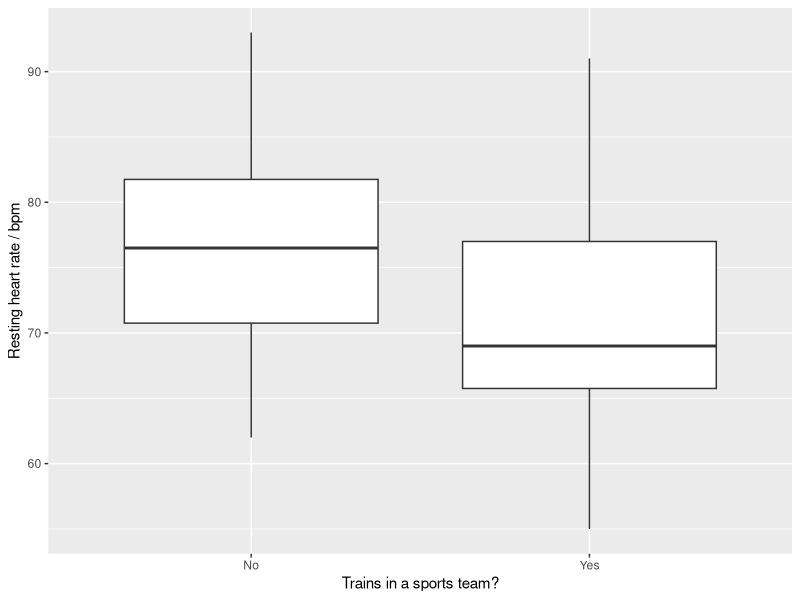
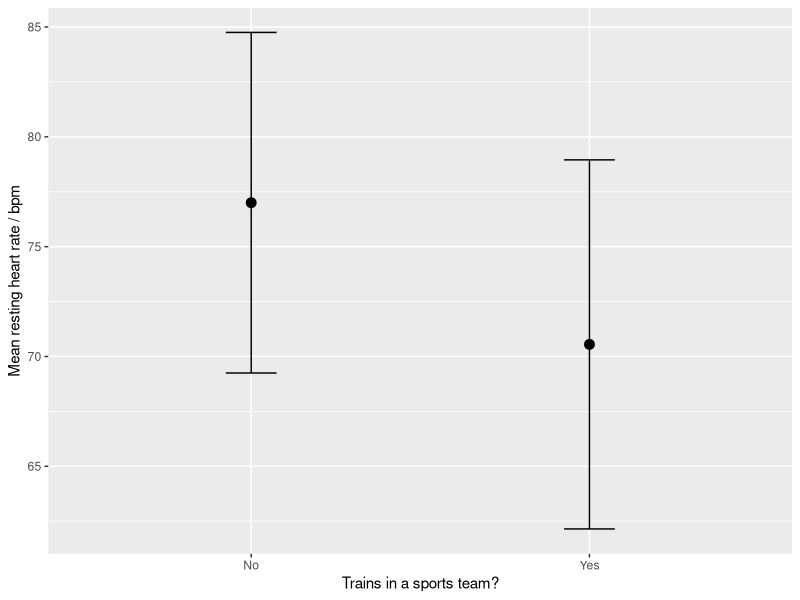
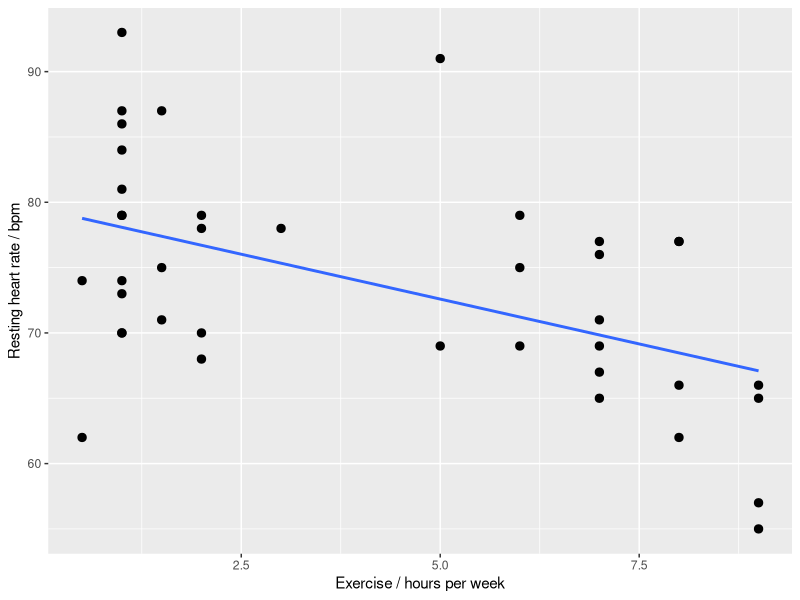
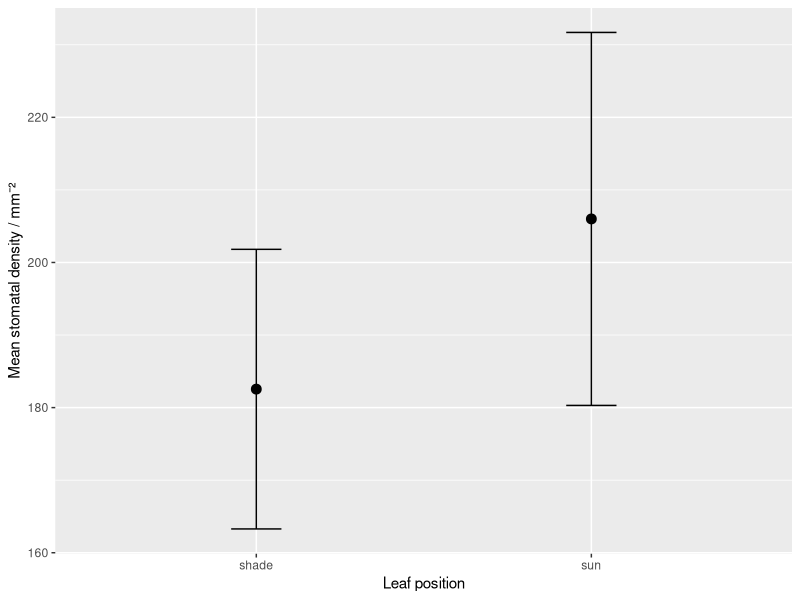

R code for these plots, in order:
# ============================================================
# Statistics in R · IB Biology · Learn R
# https://nlcsbiology.com/learn-r/ib.html
# Dr Daniel Mompel Riera · CC BY-NC-SA 4.0
#
# The whole course as one script: the data, and the answer to every exercise,
# stage by stage, with the result you should get. The data are INVENTED, for learning.
#
# In RStudio: File > Open File..., choose this file, then
#   run one line:  put the cursor on it and press Ctrl + Enter (Mac: Cmd + Enter)
#   run it all:    Ctrl + Shift + Enter (Mac: Cmd + Shift + Enter), "Source with Echo"
# ============================================================

# The first time only, this installs the packages (a few minutes: wait for the > prompt).
if (!requireNamespace("dplyr", quietly = TRUE)) install.packages("dplyr")
if (!requireNamespace("ggplot2", quietly = TRUE)) install.packages("ggplot2")
library(dplyr)
library(ggplot2)

# ---- The data ----------------------------------------------------------------
# students: an invented class of 40. stomata_raw: an invented class spreadsheet, mistakes included.
students <- data.frame(
  id = 1:40,
  trains = factor(c("No", "No", "Yes", "Yes", "No", "Yes", "No", "Yes", "No", "No", "No", "No", "No", "Yes", "Yes", "No", "Yes", "No", "Yes", "Yes", "No", "No", "Yes", "No", "Yes", "Yes", "Yes", "No", "Yes", "No", "No", "Yes", "No", "Yes", "Yes", "No", "Yes", "No", "Yes", "Yes"), levels = c("No", "Yes")),
  exercise_h = c(2, 1, 9, 8, 1, 6, 1, 8, 0.5, 1, 1, 1.5, 1, 6, 6, 1, 9, 0.5, 7, 8, 1, 2, 5, 2, 7, 5, 9, 1, 7, 1.5, 1, 9, 1, 3, 7, 2, 7, 1.5, 8, 7),
  resting_hr = c(68, 87, 57, 66, 81, 79, 73, 77, 74, 74, 84, 71, 79, 75, 69, 79, 55, 62, 69, 77, 93, 70, 69, 78, 77, 91, 66, 70, 67, 75, 86, 65, 70, 78, 65, 79, 76, 87, 62, 71),
  abo = factor(c("A", "A", "B", "A", "A", "AB", "B", "B", "B", "AB", "O", "A", "O", "O", "A", "AB", "A", "B", "O", "O", "O", "O", "A", "O", "B", "A", "AB", "B", "O", "O", "A", "B", "O", "B", "A", "B", "A", "B", "A", "A"), levels = c("O", "A", "B", "AB"))
)
stomata_raw <- data.frame(
  leaf_id = 1:24,
  leaf = c("sun", "Shade", "sun", "shade", "SUN ", "shade", "Sun", "shade", "sun", " shade", "sun", "Shade", "sun", "shade", "Sun", "shade", "SUN ", "Shade", "sun", "shade", "Sun", " shade", "sun", "shade"),
  density_mm2 = c(198, 192, 204, 151, 1980, 173, 215, 184, 186, NA, 242, 159, 237, 202, 225, 169, 220, 201, 177, 188, 205, 175, 157, 214),
  note = c("", "", "", "", "", "", "", "", "", "leaf torn: not counted", "", "", "", "", "", "", "", "", "", "", "", "", "", ""),
  stringsAsFactors = FALSE
)

# ==== Stage 1 · R in ten minutes ==============================================================

# ---- Your turn · R as a calculator
(72 + 75 + 78) / 3
# You should get: 75 bpm. The brackets make R add first, then divide.

# ---- Your turn · a function
pulse <- c(72, 75, 78)
pulse
mean(pulse)
# You should get: mean() is a function: its name, then brackets round what it works on.

# ---- Your turn · a column
head(students)
nrow(students)
students$resting_hr
mean(students$resting_hr)
# You should get: 73.775 bpm: the mean resting heart rate of all 40 students.

# ==== Stage 2 · The middle of your data =======================================================

# ---- Your turn · one extreme value
six <- c(68, 87, 81, 73, 74, 74)
mean(six)
median(six)
seven <- c(68, 87, 81, 73, 74, 74, 112)
mean(seven)
median(seven)
# You should get: The mean rose from 76.2 to 81.3 bpm. The median stayed at 74 bpm.

# ---- Your turn · each group
students %>%
  group_by(trains) %>%
  summarise(mean = mean(resting_hr), median = median(resting_hr))
# You should get: No training: mean 77.0, median 76.5 bpm. Training: mean 70.55, median 69.0 bpm. In
# each group the mean and median are close: no extreme values pull them apart.

# ---- Your turn · the mode
table(students$abo)
names(which.max(table(students$abo)))
# You should get: The mode is A: 14 of the 40 students.

# ==== Stage 3 · Look before you test ==========================================================

# ---- Your turn · the fence
no_train <- students$resting_hr[students$trains == "No"]
readings <- c(no_train, 112)
quantile(readings)
IQR(readings)
quantile(readings, 0.75) + 1.5 * IQR(readings)
# You should get: 103.5 bpm. 112 is above it, so it is an outlier.

# ---- Your turn · box plots of both groups
ggplot(students, aes(x = trains, y = resting_hr)) +
  geom_boxplot() +
  labs(x = "Trains in a sports team?", y = "Resting heart rate / bpm")
# You should get: Every axis needs a label with its unit. Neither group has an outlier: the reading
# after PE is not in the table.

# ==== Stage 4 · Spread: the normal distribution and SD ========================================

# ---- Your turn · SD of each group
students %>%
  group_by(trains) %>%
  summarise(mean = mean(resting_hr), sd = sd(resting_hr), n = n())
# You should get: No training: 77.0 ± 7.75 bpm. Training: 70.55 ± 8.40 bpm. n = 20 in each. The
# spreads are similar.

# ---- Your turn · SD as error bars
summary_hr <- students %>%
  group_by(trains) %>%
  summarise(mean = mean(resting_hr), sd = sd(resting_hr))

ggplot(summary_hr, aes(x = trains, y = mean)) +
  geom_point(size = 3) +
  geom_errorbar(aes(ymin = mean - sd, ymax = mean + sd), width = 0.15) +
  labs(x = "Trains in a sports team?", y = "Mean resting heart rate / bpm")
# You should get: Each bar now runs from mean − 1 SD to mean + 1 SD. In your caption, say what the
# bars show: “error bars = ± 1 SD (n = 20)”.

# ==== Stage 5 · How sure is the mean? SE ======================================================

# ---- Your turn · the SE
no_train <- students$resting_hr[students$trains == "No"]
sd(no_train)
length(no_train)
sd(no_train) / sqrt(length(no_train))
# You should get: SE = 1.73 bpm. The SD was 7.75 bpm: √20 is about 4.5, so the SE is about a quarter
# of the SD.

# ==== Stage 6 · Is it real, or is it chance? ==================================================

# ---- Your turn
binom.test(80, 100)
# You should get: For 80 heads, p = 1.116e-09. That is 0.000000001116: far below 0.05, so you reject
# H₀.

# ==== Stage 7 · Which test? ===================================================================

# ---- Your turn · similar spread?
sds <- tapply(students$resting_hr, students$trains, sd)
sds
max(sds) / min(sds)
# You should get: 1.08: far below 2. The spreads are similar, so the standard t-test fits.

# ==== Stage 8 · The t-test ====================================================================

# ---- Your turn · the t-test in R
t.test(resting_hr ~ trains, data = students, var.equal = TRUE)
# You should get: “Two Sample t-test”: t = 2.52, df = 38, p = 0.016.

# ==== Stage 9 · The χ² test ===================================================================

# ---- Your turn · χ² in R
quadrats <- matrix(c(57, 9, 7, 27), nrow = 2,
  dimnames = list(moss = c("present", "absent"),
                  heather = c("present", "absent")))
quadrats
chisq.test(quadrats, correct = FALSE)
# You should get: χ² = 42.1, df = 1, p = 8.5e-11. The hand calculation, with E rounded to 1 d.p.,
# gave 42.4: the same decision.

# ---- Your turn · the expected counts
quadrats <- matrix(c(57, 9, 7, 27), nrow = 2,
  dimnames = list(moss = c("present", "absent"),
                  heather = c("present", "absent")))
test <- chisq.test(quadrats, correct = FALSE)
test$expected
# You should get: 42.24, 23.76, 21.76 and 12.24: every expected count is at least 5, so the test is
# valid.

# ---- Your turn · a new, imagined survey
survey <- matrix(c(12, 48, 30, 10), nrow = 2,
  dimnames = list(bracken = c("present", "absent"),
                  heather = c("present", "absent")))
survey
test <- chisq.test(survey, correct = FALSE)
test
test$expected

# ==== Stage 10 · Correlation and R² ===========================================================

# ---- Your turn · r and its p-value
cor.test(students$exercise_h, students$resting_hr)
# You should get: r = −0.50, p = 0.00091: a significant negative correlation.

# ---- Your turn · the line of best fit
ggplot(students, aes(x = exercise_h, y = resting_hr)) +
  geom_point(size = 2.5) +
  labs(x = "Exercise / hours per week", y = "Resting heart rate / bpm") +
  geom_smooth(method = "lm", formula = y ~ x, se = FALSE)
# You should get: A straight line of best fit, from a fitted equation. Only for a line like this may
# you report R².

# ---- Your turn · R²
model <- lm(resting_hr ~ exercise_h, data = students)
coef(model)
summary(model)$r.squared
# You should get: R² = 0.25. And r² = (−0.504)² = 0.254: for a straight line, R² is r squared.

# ==== Stage 11 · Put it together ==============================================================

# ---- Step 1 · Look before you fix
table(stomata_raw$leaf)
summary(stomata_raw$density_mm2)
stomata_raw[stomata_raw$note != "", ]

# ---- Step 2 · Fix the labels
stomata <- stomata_raw
stomata$leaf <- tolower(trimws(stomata$leaf))
table(stomata$leaf)
# You should get: Two labels now: shade 12, sun 12.

# ---- Step 3 · Remove what cannot be used
stomata <- stomata_raw
stomata$leaf <- tolower(trimws(stomata$leaf))
stomata <- stomata %>%
  filter(!is.na(density_mm2), density_mm2 < 500)
nrow(stomata)
# You should get: 22 leaves: 11 sun, 11 shade. In the method, say why two leaves were left out: one
# was torn and not counted; 1980 per mm² is about ten times any other count, most likely a typing
# error, and the true count was not recorded.

# ---- Step 4 · Describe each group
stomata <- stomata_raw
stomata$leaf <- tolower(trimws(stomata$leaf))
stomata <- stomata %>% filter(!is.na(density_mm2), density_mm2 < 500)

stomata %>%
  group_by(leaf) %>%
  summarise(mean = mean(density_mm2), sd = sd(density_mm2), n = n())
# You should get: Sun: 206.0 ± 25.7 stomata per mm² (n = 11). Shade: 182.5 ± 19.3 (n = 11). The
# larger SD is less than twice the smaller: similar spreads.

# ---- Step 5 · The graph
stomata <- stomata_raw
stomata$leaf <- tolower(trimws(stomata$leaf))
stomata <- stomata %>% filter(!is.na(density_mm2), density_mm2 < 500)
s <- stomata %>% group_by(leaf) %>%
  summarise(mean = mean(density_mm2), sd = sd(density_mm2))

ggplot(s, aes(x = leaf, y = mean)) +
  geom_point(size = 3) +
  geom_errorbar(aes(ymin = mean - sd, ymax = mean + sd), width = 0.15) +
  labs(x = "Leaf position", y = "Mean stomatal density / mm⁻²")
# You should get: Caption it: “Figure 1. Dot plot showing the effect of leaf position (sun or shade)
# on the mean stomatal density (n = 11; error bars = ± 1 SD).”

# ---- Step 6 · The test
stomata <- stomata_raw
stomata$leaf <- tolower(trimws(stomata$leaf))
stomata <- stomata %>% filter(!is.na(density_mm2), density_mm2 < 500)
t.test(density_mm2 ~ leaf, data = stomata, var.equal = TRUE)
# You should get: t = −2.42, df = 20, p = 0.025. (t is negative only because R takes shade − sun:
# shade comes first in the alphabet.)

# ==== Your own data ==========================================================
# One row for each measurement, one column for each variable, short column names with no spaces.
# Save the spreadsheet as a .csv file, then remove the # at the start of these lines:
# my_data <- read.csv(file.choose())   # a window opens: choose your .csv file
# head(my_data)                        # the first six rows
# str(my_data)                         # each column: numbers (num, int) or text (chr)?
